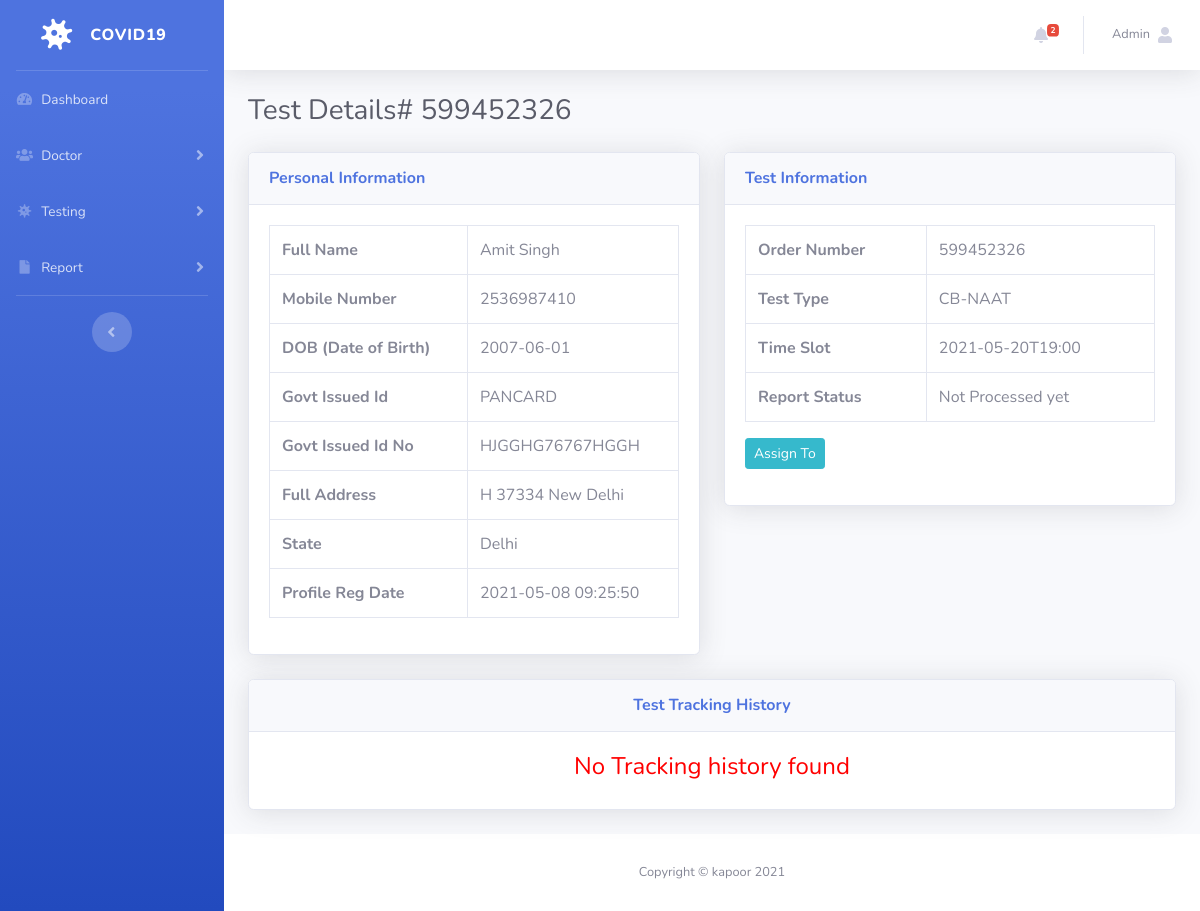
The app's page /test-details.php?tid=6&&oid=599452326 (signed in) with its own data.
### tables this page shows
CREATE TABLE `tbltestrecord` (
  `id` int(11) NOT NULL,
  `OrderNumber` bigint(14) DEFAULT NULL,
  `PatientMobileNumber` bigint(14) DEFAULT NULL,
  `TestType` varchar(100) DEFAULT NULL,
  `TestTimeSlot` varchar(120) DEFAULT NULL,
  `ReportStatus` varchar(100) DEFAULT NULL,
  `FinalReport` varchar(150) DEFAULT NULL,
  `ReportUploadTime` varchar(200) DEFAULT NULL,
  `RegistrationDate` timestamp NULL DEFAULT current_timestamp(),
  `AssignedtoEmpId` varchar(150) DEFAULT NULL,
  `AssigntoName` varchar(180) DEFAULT NULL,
  `AssignedTime` varchar(100) DEFAULT NULL
);

CREATE TABLE `tblpatients` (
  `id` int(11) NOT NULL,
  `FullName` varchar(120) DEFAULT NULL,
  `MobileNumber` bigint(12) DEFAULT NULL,
  `DateOfBirth` date DEFAULT NULL,
  `GovtIssuedId` varchar(150) DEFAULT NULL,
  `GovtIssuedIdNo` varchar(150) DEFAULT NULL,
  `FullAddress` varchar(255) DEFAULT NULL,
  `State` varchar(200) DEFAULT NULL,
  `RegistrationDate` timestamp NOT NULL DEFAULT current_timestamp()
);

### test-details.php (the view, shortened to what this page needs)
<?php session_start();
include_once('includes/config.php');
if (strlen($_SESSION['aid']==0)) {
  header('location:logout.php');
  } else{
?>
<!DOCTYPE html>
<html lang="en">
<head>
    <link href="vendor/fontawesome-free/css/all.min.css" rel="stylesheet" type="text/css">
    <link href="css/sb-admin-2.min.css" rel="stylesheet">
</head>
<body id="page-top">
    <div id="wrapper">
<?php include_once('includes/sidebar.php');?>
        <div id="content-wrapper" class="d-flex flex-column">
            <div id="content">
          <?php include_once('includes/topbar.php');?>
                <div class="container-fluid">
                    <h1 class="h3 mb-4 text-gray-800">Test Details# <?php echo intval($_GET['oid']);?></h1>
<div class="row">
<?php
$testid=intval($_GET['tid']);
$query=mysqli_query($con,"select * from tbltestrecord
join tblpatients on tblpatients.MobileNumber=tbltestrecord.PatientMobileNumber
where  tbltestrecord.id='$testid'");
while($row=mysqli_fetch_array($query)){
    ?>
                        <div class="col-lg-6">
                            <div class="card shadow mb-4">
                                <div class="card-header py-3">
                                    <h6 class="m-0 font-weight-bold text-primary">Personal Information</h6>
                                </div>
                                <div class="card-body">
 <table class="table table-bordered"  width="100%" cellspacing="0">
    <tr>
    <th>Full Name</th>
    <td><?php echo $row['FullName'];?></td>
    </tr>
     <tr>
    <th>Mobile Number</th>
    <td><?php echo $row['MobileNumber'];?></td>
    </tr>
     <tr>
    <th>DOB (Date of Birth)</th>
    <td><?php echo $row['DateOfBirth'];?></td>
    </tr>
     <tr>
    <th>Govt Issued Id</th>
    <td><?php echo $row['GovtIssuedId'];?></td>
    </tr>
     <tr>
    <th>Govt Issued Id No</th>
    <td><?php echo $row['GovtIssuedIdNo'];?></td>
    </tr>
     <tr>
    <th>Full Address</th>
    <td><?php echo $row['FullAddress'];?></td>
    </tr>
    <tr>
    <th>State</th>
    <td><?php echo $row['State'];?></td>
    </tr>
    <tr>
    <th>Profile Reg Date</th>
    <td><?php echo $row['RegistrationDate'];?></td>
    </tr>
 </table>
                                </div>
                            </div>
                        </div>
                         <div class="col-lg-6">
                            <div class="card shadow mb-4">
                                <div class="card-header py-3">
                                    <h6 class="m-0 font-weight-bold text-primary">Test Information</h6>
                                </div>
                                <div class="card-body">
 <table class="table table-bordered"  width="100%" cellspacing="0">
    <tr>
    <th>Order Number</th>
    <td><?php echo $row['OrderNumber'];?></td>
    </tr>
    <tr>
    <th>Test Type</th>
    <td><?php echo $row['TestType'];?></td>
    </tr>
    <tr>
    <th>Time Slot</th>
    <td><?php echo $row['TestTimeSlot'];?></td>
    </tr>
 <tr>
    <th>Report Status</th>
    <td><?php if($row['ReportStatus']==''):
              echo "Not Processed yet";
          else:
           echo $row['ReportStatus'];
          endif;
    ?></td>
    </tr>
</table>
<?php if($row['AssignedtoEmpId']==''):
    ?>
        <div class="form-group">
      <button type="button" class="btn btn-info btn-sm" data-toggle="modal" data-target="#assignto">Assign To</button>
            </div>
<?php else:
$rstatus=$row['ReportStatus'];
if($rstatus=='Assigned' || $rstatus=='On the Way for Collection' || $rstatus=='Sample Collected' || $rstatus=='Sent to Lab'):?>
<button type="button" class="btn btn-info btn-sm" data-toggle="modal" data-target="#takeaction">Take Action</button>
<?php
endif;
endif;?>
                                </div>
                            </div>
                        </div>
                    </div>
                <?php } ?>
<?php
$orderid=intval($_GET['oid']);
$ret=mysqli_query($con,"select * from tblreporttracking
join tbladmin on tbladmin.ID=tblreporttracking.RemarkBy
where tblreporttracking.OrderNumber='$orderid'");
$num=mysqli_num_rows($ret);
?>
<div class="row">
                         <div class="col-lg-12">
                            <div class="card shadow mb-4">
                                <div class="card-header py-3">
                                    <h6 class="m-0 font-weight-bold text-primary" align="center">Test  Tracking History</h6>
                                </div>
                                <div class="card-body">
<?php if($num>0){
?>
 <table class="table table-bordered"  width="100%" cellspacing="0">
<tr>
    <th>Remark</th>
    <th>Status</th>
    <th>Remark Date</th>
    <th>Remark By</th>
<?php while($result=mysqli_fetch_array($ret)){?>
</tr>
    <tr>
    <td><?php echo $result['Remark'];?></td>
    <td><?php echo $result['Status'];?></td>
    <td><?php echo $result['PostingTime'];?></td>
    <td><?php echo $result['AdminName'];?></td>
    </tr>
<?php } ?>
</table>
         <?php
     } else { ?>
<h4 align="center" style="color:red"> No Tracking history found </h4>
         <?php } ?>
                                </div>
                            </div>
                        </div>
                    </div>
                </div>
            </div>
           <?php include_once('includes/footer.php');?>
        </div>
    </div>
</body>
</html>
<?php } ?>

### includes/topbar.php (shortened to what this page needs)
      <nav class="navbar navbar-expand navbar-light bg-white topbar mb-4 static-top shadow">
            <?php if($_SESSION['aid']):?>
                    <ul class="navbar-nav ml-auto">
<?php $query=mysqli_query($con,"select * from tbltestrecord where ReportStatus is null");
$count=mysqli_num_rows($query);
?>
                        <li class="nav-item dropdown no-arrow mx-1">
                            <a class="nav-link dropdown-toggle" href="#" id="alertsDropdown" role="button"
                                data-toggle="dropdown" aria-haspopup="true" aria-expanded="false">
                                <i class="fas fa-bell fa-fw"></i>
                                <span class="badge badge-danger badge-counter"><?php echo $count;?></span>
                            </a>
                        </li>
                        <li class="nav-item dropdown no-arrow">
                            <a class="nav-link dropdown-toggle" href="#" id="userDropdown" role="button"
                                data-toggle="dropdown" aria-haspopup="true" aria-expanded="false">
                <?php
$adid=$_SESSION['aid'];
$ret1=mysqli_query($con,"select AdminName from tbladmin where ID='$adid'");
while($row1=mysqli_fetch_array($ret1)){
?>
                                <span class="mr-2 d-none d-lg-inline text-gray-600 small"><?php  echo $row1['AdminName'];?></span>
                           <?php } ?>
                           <i class="fa fa-user" aria-hidden="true"></i>
                            </a>
                        </li>
                    </ul>
                <?php endif;?>
                </nav>

### records on screen
tbltestrecord: tblpatients.FullName "Amit Singh", tblpatients.MobileNumber "2536987410", tblpatients.DateOfBirth "2007-06-01", tblpatients.GovtIssuedId "PANCARD", tblpatients.GovtIssuedIdNo "HJGGHG76767HGGH", tblpatients.FullAddress "H 37334 New Delhi", tblpatients.State "Delhi", tblpatients.RegistrationDate "2021-05-08 09:25:50", OrderNumber "599452326", TestType "CB-NAAT", TestTimeSlot "2021-05-20T19:00", shows "Not Processed yet", shows "Assign To"

### other values on screen
$count "2"
$row1['AdminName'] "Admin"
$_GET['oid'] "599452326"
